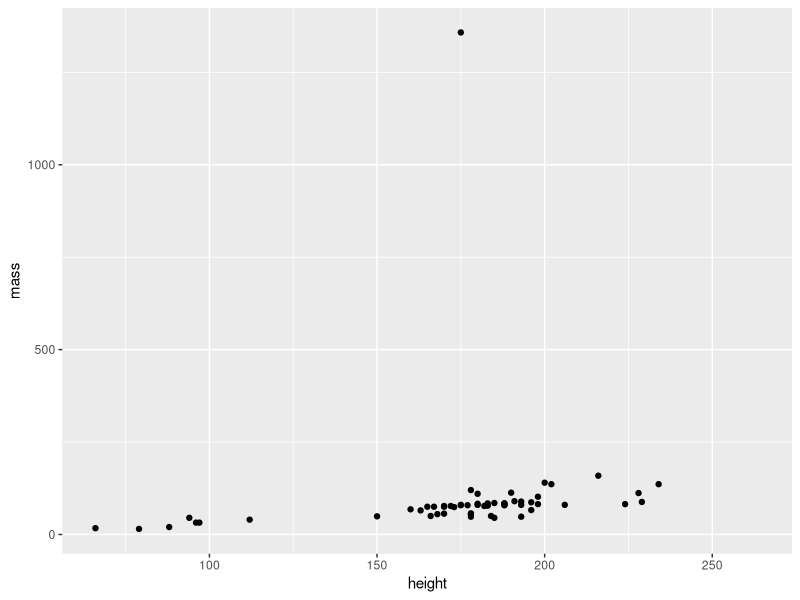
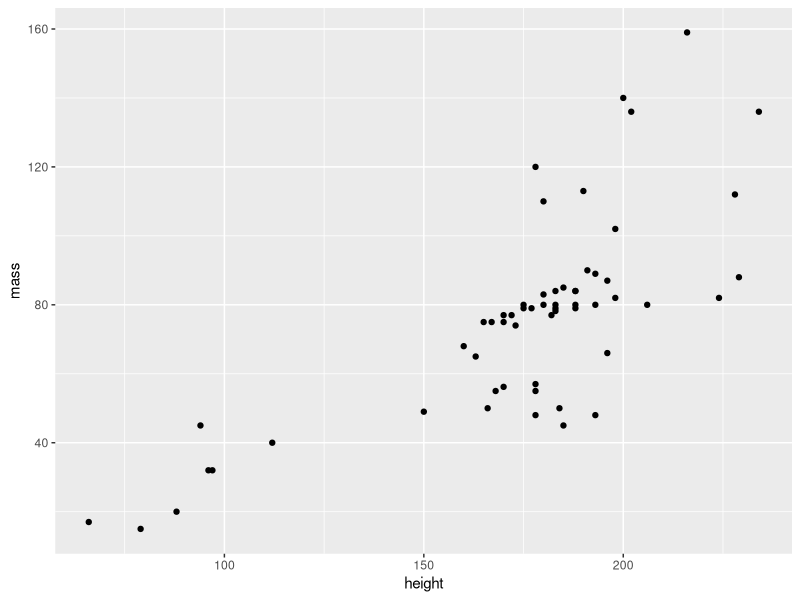
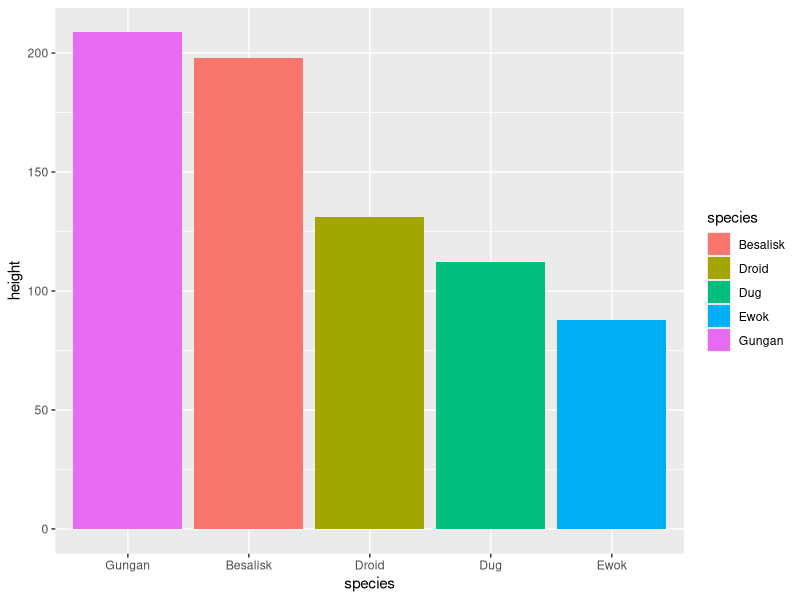

R code for these plots, in order:

# Pacotes tidyverse - Prática -----------------------------------------------------------------------------------------------------------------------------
# Autoria do script: Jeanne Franco ---------------------------------------------------------------------------------------------------------
# Data: 17/03/2022 -------------------------------------------------------------------------------------------------------------------------

# Carregar pacotes -------------------------------------------------------------------------------------------------------------------------

library(dplyr)
library(ggplot2)

# Carregar dados ---------------------------------------------------------------------------------------------------------------------------

dados <- starwars
View(dados)

dados %>%
  select(mass, hair_color) %>%
  filter(hair_color == "brown")

dados %>%
  select(height, hair_color) %>%
  filter(hair_color == "brown")

dados_1 <- dados %>%
  select(height, mass) %>%
  summarise_at(c("height", "mass"), list(max, min), na.rm = TRUE) 
dados_1

dados_2 <- dados %>%
  select(height, mass) 
dados_2

ggplot(dados_2, aes(x = height, y = mass)) +
  geom_point()

dados_2 <- dados %>%
  select(height, mass) %>%
  filter(mass != 1358) # Elimina o valor máximo (outlier que impede ver a tendência)
dados_2

ggplot(dados_2, aes(x = height, y = mass)) +
  geom_point()

dados_3 <- dados %>%
  select(height, mass, species) %>%
  filter(species %in% c("Besalisk", "Dug", "Gungan", "Ewok", "Droid")) %>%
  group_by(species) %>%
  summarise_all(list(mean), na.rm = TRUE)
dados_3

ggplot(dados_3, aes(x = species, y = height)) +
  geom_col(aes(fill = species)) +
  scale_x_discrete(limits = c("Gungan", "Besalisk", "Droid", "Dug", "Ewok"))
